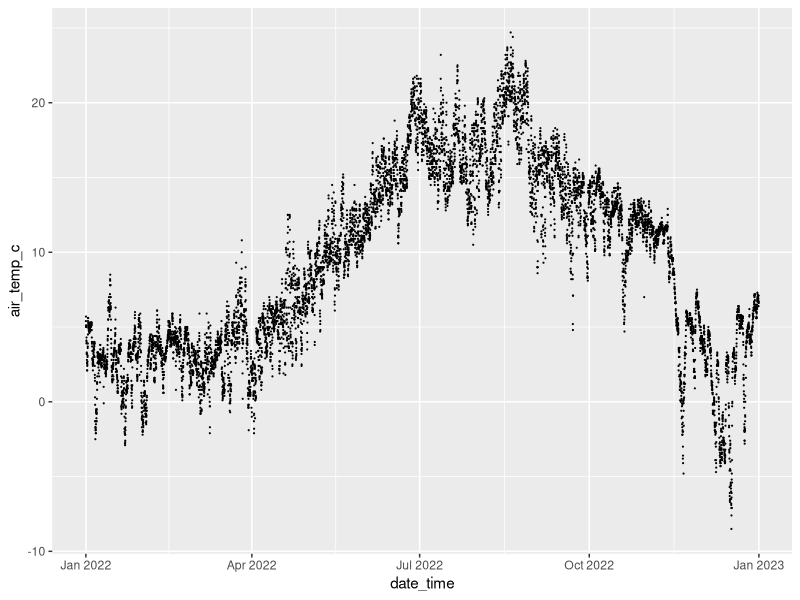
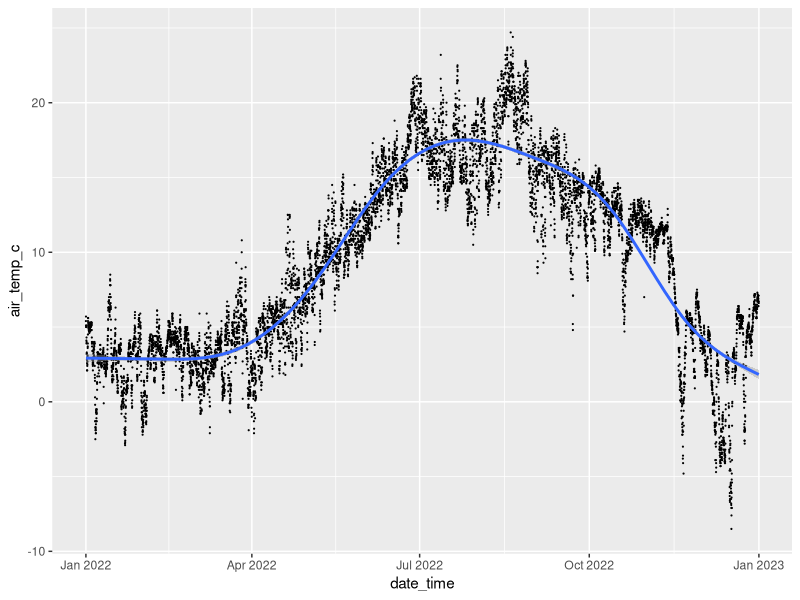
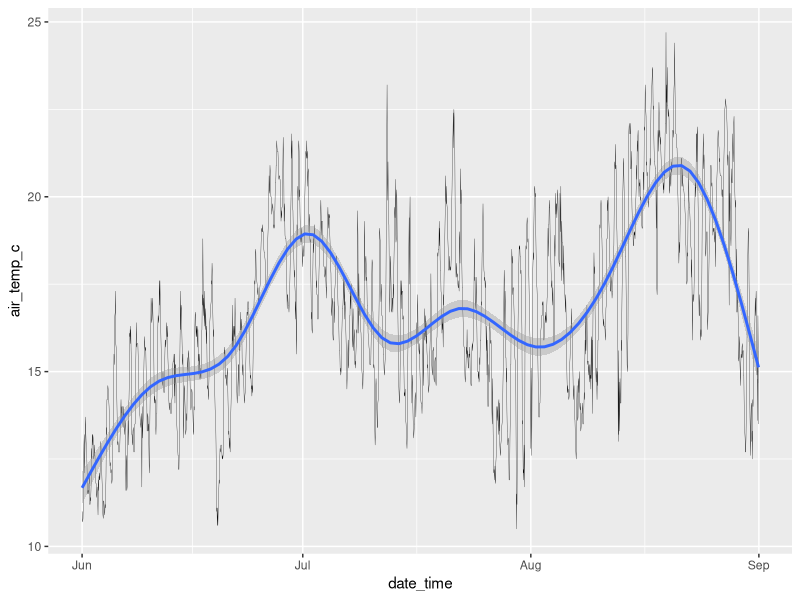
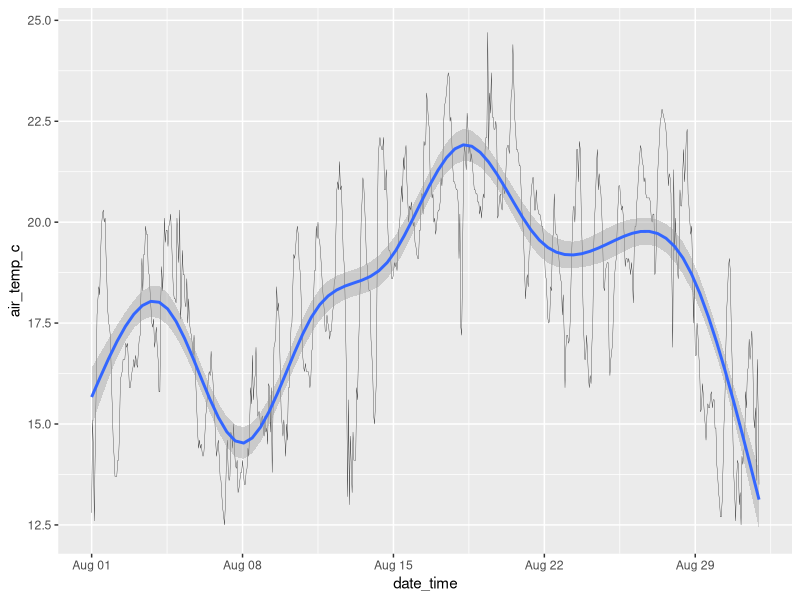
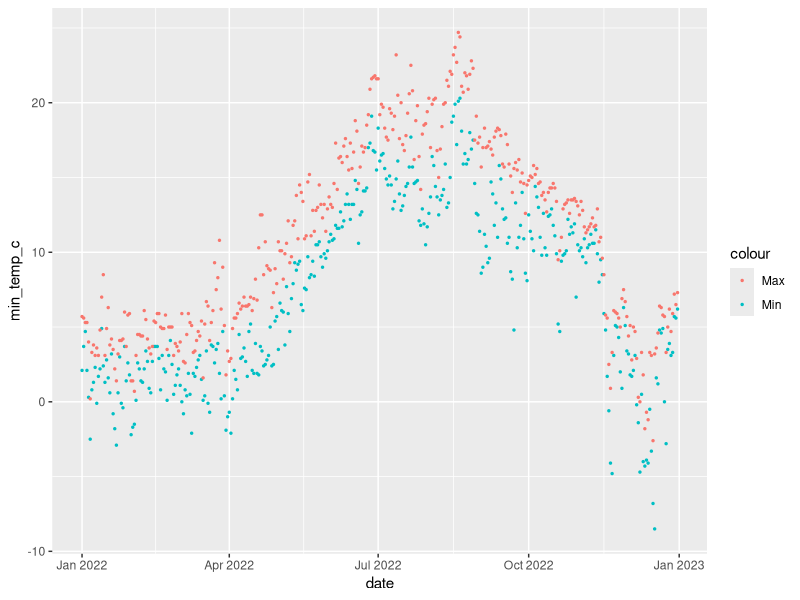
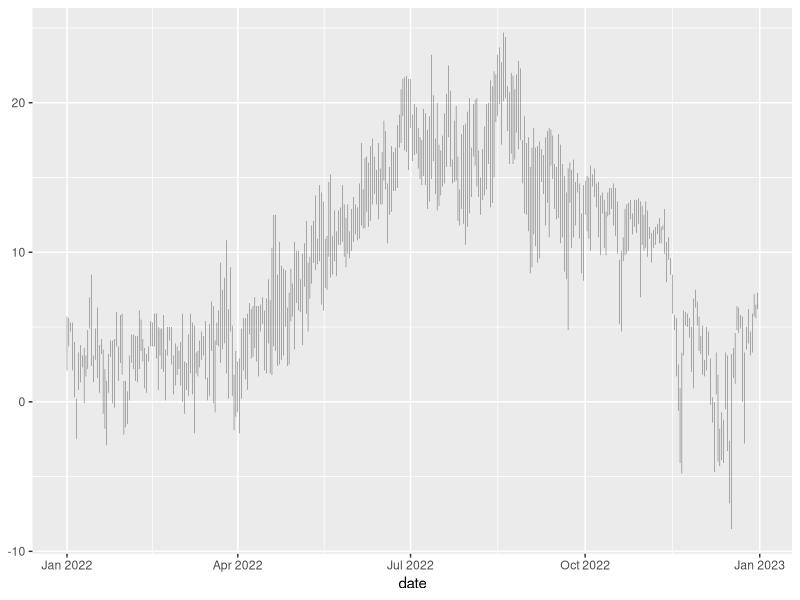
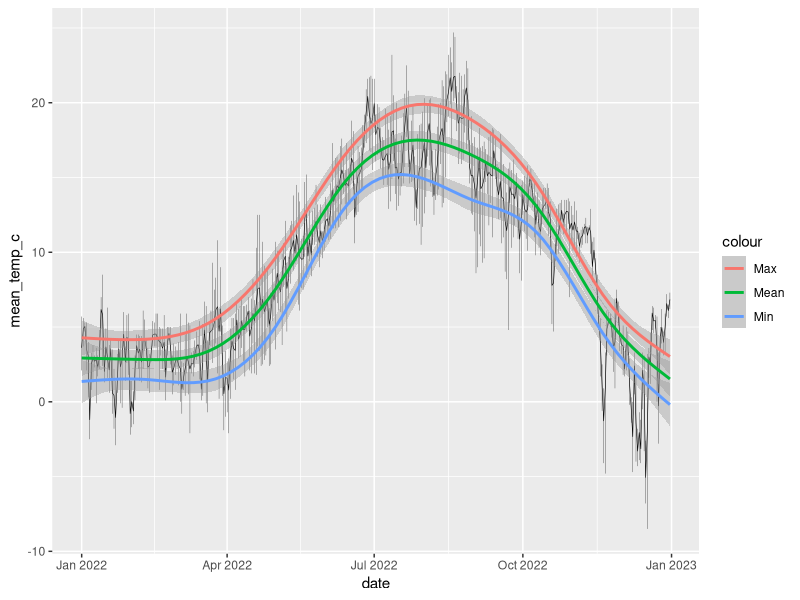
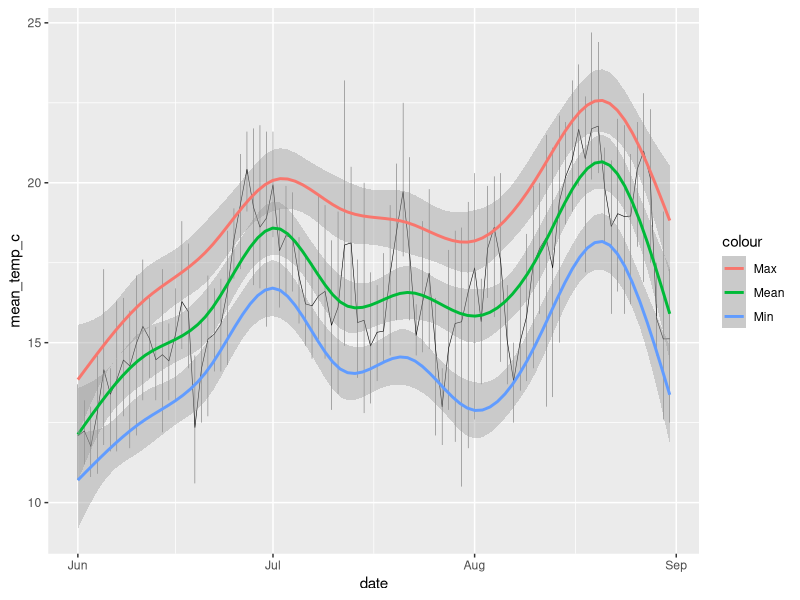

R code for these plots, in order:
library(tidyverse)

# Temperature data near Ottenby station.
# SMHI station: "Ölands södra udde A".
# License: CC-BY.
# Data source: SMHI.
# https://www.smhi.se/data/meteorologi/ladda-ner-meteorologiska-observationer
# Note: Data for 2022 was manually extracted from downloaded data.

# If pdf_file_name is empty then run the script row-by-row, 
# otherwise all diagrams will be stored in a PDF document.
pdf_file_name = ""
# pdf_file_name = "demo-temperature-data.pdf"

# Load data.
smhi_ottenby_2022_temp <-
  read_delim("data-in/smhi-opendata_1_66110_2022_temp.csv",
             delim = ";",
             skip = 10)

# Tidy headers.
smhi_temp_tidy <- smhi_ottenby_2022_temp |>
  rename(
    date = "Datum",
    time = "Tid (UTC)",
    air_temp_c = "Lufttemperatur",
    quality = "Kvalitet"
  )

# Create a combined date/time column.
smhi_temp <- smhi_temp_tidy |>
  mutate(date_time = as_datetime(paste(date, time)))

# Only "smhi_temp" will be used. Remove others.
rm(smhi_ottenby_2022_temp, smhi_temp_tidy)

# Extract one month (August) as an example.
smhi_temp_august <- smhi_temp |>
  filter(month(date_time) == 8)

# Extract summer month as an example.
smhi_temp_summer <- smhi_temp |>
  filter(month(date_time) %in% c(6, 7, 8))

# Check if PDF should be created.
if (str_length(pdf_file_name) != 0) {
  # Turn printing device on.
  pdf(file = pdf_file_name)
}

# Plot by hour, 2022.
smhi_temp |>
  ggplot() +
  geom_point(aes(x = date_time, y = air_temp_c), size = 0.1)

# Plot by hour, with GAM.
smhi_temp |>
  ggplot() +
  geom_point(aes(x = date_time, y = air_temp_c), size = 0.1) +
  geom_smooth(aes(x = date_time, y = air_temp_c), method = "gam")

# Plot by hour, summer 2022, with GAM.
smhi_temp_summer |>
  ggplot() +
  geom_line(aes(x = date_time, y = air_temp_c), size = 0.1) +
  geom_smooth(aes(x = date_time, y = air_temp_c), method = "gam")

# Plot by hour, August 2022, with GAM.
smhi_temp_august |>
  ggplot() +
  geom_line(aes(x = date_time, y = air_temp_c), size = 0.1) +
  geom_smooth(aes(x = date_time, y = air_temp_c), method = "gam")

# Plot min max.
smhi_temp |>
  group_by(date) |>
  summarize(min_temp_c = min(air_temp_c),
            max_temp_c = max(air_temp_c)) |>
  ggplot() +
  geom_point(aes(x = date, y = min_temp_c, col = "Min"), size = 0.5) +
  geom_point(aes(x = date, y = max_temp_c, col = "Max"), size = 0.5)

# Plot min max.
smhi_temp |>
  group_by(date) |>
  summarize(min_temp_c = min(air_temp_c),
            max_temp_c = max(air_temp_c)) |>
  ggplot() +
  geom_linerange(aes(x = date, ymin = min_temp_c, ymax = max_temp_c), size = 0.1)

# Plot min-mean-max. GAM. 2022.
smhi_temp |>
  group_by(date) |>
  summarise(
    min_temp_c = min(air_temp_c),
    max_temp_c = max(air_temp_c),
    mean_temp_c = mean(air_temp_c)
  ) |>
  ggplot() +
  geom_linerange(aes(x = date, ymin = min_temp_c, ymax = max_temp_c), size = 0.1) +
  geom_line(aes(x = date, y = mean_temp_c), size = 0.2) +
  geom_smooth(aes(x = date, y = mean_temp_c, color = "Mean"), method = "gam") +
  geom_smooth(aes(x = date, y = min_temp_c, color = "Min"), method = "gam") +
  geom_smooth(aes(x = date, y = max_temp_c, color = "Max"), method = "gam")

# Plot min-mean-max. GAM. Summer 2022.
smhi_temp_summer |>
  group_by(date) |>
  summarise(
    min_temp_c = min(air_temp_c),
    max_temp_c = max(air_temp_c),
    mean_temp_c = mean(air_temp_c)
  ) |>
  ggplot() +
  geom_linerange(aes(x = date, ymin = min_temp_c, ymax = max_temp_c), size = 0.1) +
  geom_line(aes(x = date, y = mean_temp_c), size = 0.2) +
  geom_smooth(aes(x = date, y = mean_temp_c, col = "Mean"), method = "gam") +
  geom_smooth(aes(x = date, y = min_temp_c, col = "Min"), method = "gam") +
  geom_smooth(aes(x = date, y = max_temp_c, col = "Max"), method = "gam")

# Plot min-mean-max. GAM. August 2022, geom_pointrange.
smhi_temp_august |>
  group_by(date) |>
  summarise(
    min_temp_c = min(air_temp_c),
    max_temp_c = max(air_temp_c),
    mean_temp_c = mean(air_temp_c)
  ) |>
  ggplot() +
  geom_pointrange(aes(
    x = date,
    y = mean_temp_c,
    ymin = min_temp_c,
    ymax = max_temp_c
  )) +
  # geom_linerange(aes(x = date, ymin = min_temp_c, ymax = max_temp_c), size = 0.1) +
  # geom_line(aes(x = date, y = mean_temp_c)) +
  geom_smooth(aes(x = date, y = mean_temp_c, col = "Mean"), method = "gam") +
  geom_smooth(aes(x = date, y = min_temp_c, col = "Min"), method = "gam") +
  geom_smooth(aes(x = date, y = max_temp_c, col = "Max"), method = "gam")

if (str_length(pdf_file_name) != 0) {
  # Turn printing device off. PDF will be automatically saved.
  dev.off()
}
  
